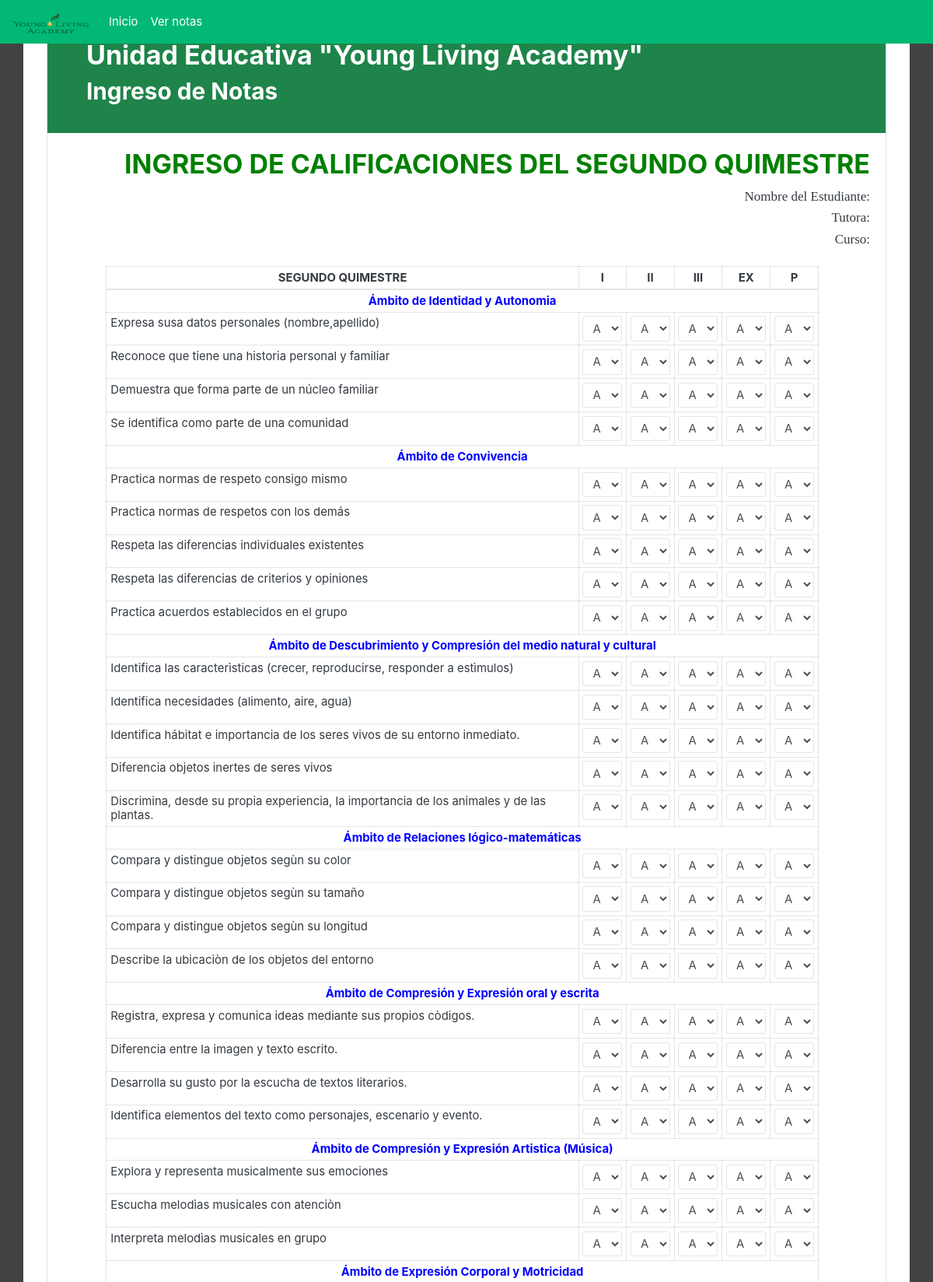
Page /vistas/ingresar_notas_primero.php (upper part) on the committed database.
### tables this page shows
CREATE TABLE `materia_preparatoria` (
  `id_materia` int(11) NOT NULL,
  `nombre_materia` varchar(100) NOT NULL,
  `estado_materia` char(1) DEFAULT NULL
);

CREATE TABLE `detalle_materia_preparatoria` (
  `id_detalle_materia` int(4) UNSIGNED ZEROFILL NOT NULL,
  `fk_materia` int(2) DEFAULT NULL,
  `actividad` varchar(300) NOT NULL,
  `estado` varchar(1) NOT NULL
);

### vistas/ingresar_notas_primero.php (the view, shortened to what this page needs)
<?php
require_once "dependencias.php";
 require_once "menu.php";
$c= new conectar();
$conexion=$c->conexion();
$periodo=$_GET['periodo'];
?>
<body class="fondo">
	<div class="container" style="background: white;">
		<div class="col-lg-12">
			<div class="card">
			<div class="card-header box ">
						<h2>Unidad Educativa "Young Living  Academy" </h2>
						<h3>Ingreso de Notas </h3>
					</div>
				<div class="card-body text-right">
					<?php
if($periodo==1)
{
	$nperiodo='PRIMER QUIMESTRE';
} else {
	$nperiodo='SEGUNDO QUIMESTRE';
}
?>				<h2 style="color: green;"> INGRESO DE CALIFICACIONES DEL <?php echo $nperiodo; ?> </h2>
				<p> Nombre del Estudiante:<?php echo $nombre_alumno; ?> </p>
				<p> Tutora: <?php echo $_SESSION['profesor']['nombre'];?></p>
				<p> Curso: <?php echo $nombre_curso;?></p>
				</div>
	<div class="table-responsive">
	<table class="table table-sm table-bordered" align="center" style="width: 85%; margin-left: 7%; ">
		<form id="notas">
		<thead style="text-align: center;">
			<th><?php echo $nperiodo;?> </th>
			<th> I</th>
			<th> II</th>
			<th> III</th>
			<th> EX</th>
			<th> P </th>
		</thead>
<?php
$sql="SELECT id_materia , nombre_materia from materia_preparatoria ;";
$result=mysqli_query($conexion,$sql);
while($mostrar=mysqli_fetch_row($result)){
	$preparatoria[]=array('id' =>$mostrar[0] ,'materia'=>$mostrar[1] );
}
for ($i=0; $i <count($preparatoria) ; $i++) {
?>
	<tr> <td colspan="6" align="center"> <font color="blue"><b> <?php echo $preparatoria[$i]['materia'];?> </b></td>
		</tr>
<?php
	$id=$preparatoria[$i]['id'];
$sql="SELECT dm.id_detalle_materia, dm.actividad  FROM  detalle_materia_preparatoria dm where dm.fk_materia='$id'";
$result=mysqli_query($conexion,$sql);
while ($mostrar=mysqli_fetch_row($result)) {
		?>
		<tr>
			<td> <?php echo $mostrar[1];?> </td>
			<td> <select  id="parcial1[]" class="form-control form-control-sm" name="parcial1[]"  >
							<option value="A"> A  </option>
			</select></td>
			<td> <select  id="parcial2[]" class="form-control form-control-sm" name="parcial2[]"  >
							<option value="A"> A  </option>
			</select></td>
			<td> <select  id="parcial3[]" class="form-control form-control-sm" name="parcial3[]"  >
							<option value="A"> A  </option>
			</select></td>
			<td> <select  id="examen[]" class="form-control form-control-sm" name="examen[]"  >
							<option value="A"> A  </option>
			</select></td>
			<td> <select  id="promedio[]" class="form-control form-control-sm" name="promedio[]"  >
							<option value="A"> A  </option>
			</select></td>
		</tr>
<?php
	}
}
?>
	</table>
</div>
</div>
</div>

### librerias/css/estilos.css (style rules this page uses)
body { padding: 70px; }
.fondo { margin:0; padding:0px 25px; background-color:#424242; }
.box { height: 170px; width: 100%; padding: 50px; background-color:#1E8449 ; border-color: #1E8449 ; color: white; margin:auto; }

### rows in the picture
materia_preparatoria: nombre_materia "Ámbito de Identidad y Autonomia"
detalle_materia_preparatoria: actividad "Expresa susa datos personales (nombre,apellido)"
detalle_materia_preparatoria: actividad "Reconoce que tiene una historia personal y familiar"
detalle_materia_preparatoria: actividad "Demuestra que forma parte de un núcleo familiar"
detalle_materia_preparatoria: actividad "Se identifica como parte de una comunidad"
materia_preparatoria: nombre_materia "Ámbito de Convivencia"
detalle_materia_preparatoria: actividad "Practica normas de respeto consigo mismo"
detalle_materia_preparatoria: actividad "Practica normas de respetos con los demás"
detalle_materia_preparatoria: actividad "Respeta las diferencias individuales existentes"
detalle_materia_preparatoria: actividad "Respeta las diferencias de criterios y opiniones"
detalle_materia_preparatoria: actividad "Practica acuerdos establecidos en el grupo"
materia_preparatoria: nombre_materia "Ámbito de Descubrimiento y Compresión del medio natural y cultural"
detalle_materia_preparatoria: actividad "Identifica las caracterìsticas (crecer, reproducirse, responder a estìmulos)"
detalle_materia_preparatoria: actividad "Identifica necesidades (alimento, aire, agua)"
detalle_materia_preparatoria: actividad "Identifica hábitat e importancia de los seres vivos de su entorno inmediato."
detalle_materia_preparatoria: actividad "Diferencia objetos inertes de seres vivos"
detalle_materia_preparatoria: actividad "Discrimina, desde su propia experiencia, la importancia de los animales y de las plantas."
materia_preparatoria: nombre_materia "Ámbito de Relaciones lógico-matemáticas"
detalle_materia_preparatoria: actividad "Compara y distingue objetos segùn su color"
detalle_materia_preparatoria: actividad "Compara y distingue objetos segùn su tamaño"
detalle_materia_preparatoria: actividad "Compara y distingue objetos segùn su longitud"
detalle_materia_preparatoria: actividad "Describe la ubicaciòn de los objetos del entorno"
materia_preparatoria: nombre_materia "Ámbito de Compresión y Expresión oral y escrita"
detalle_materia_preparatoria: actividad "Registra, expresa y comunica ideas mediante sus propios còdigos."
detalle_materia_preparatoria: actividad "Diferencia entre la imagen y texto escrito."
detalle_materia_preparatoria: actividad "Desarrolla su gusto por la escucha de textos literarios."
detalle_materia_preparatoria: actividad "Identifica elementos del texto como personajes, escenario y evento."
materia_preparatoria: nombre_materia "Ámbito de Compresión y Expresión Artistica (Música)"
detalle_materia_preparatoria: actividad "Explora y representa musicalmente sus emociones"
detalle_materia_preparatoria: actividad "Escucha melodìas musicales con atenciòn"
detalle_materia_preparatoria: actividad "Interpreta melodìas musicales en grupo"
materia_preparatoria: nombre_materia "Ámbito de Expresión Corporal y Motricidad"

### other values in the picture
$nperiodo "SEGUNDO QUIMESTRE"
